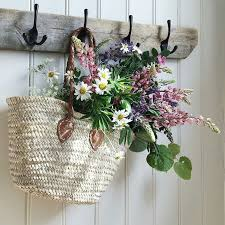
#> input picture lab5/flower.jpg, 225 x 225 px
$ python main.py
#> lines starting #> are read from the running program, lines starting #| are printed output that depends on the picture; after the words box and inside, x2 and y2 are one past the last pixel; in counts of white or black regions, pixels touching at a corner belong together
import cv2 as cv
import numpy as np

# 1.
img1 = cv.imread("flower.jpg")
#> img1 is the input picture: shape (225, 225, 3); mean B, G, R 148.8, 158.2, 158.4

# 2.1.
cv.rectangle(img1, (50, 50), (180, 150), (0, 255, 0), 1)

# 2.2.
cv.rectangle(img1, (50, 100), (200, 200), (255, 0, 0), 2)

# 2.3.
cv.putText(img1, "OpenCV Task", (30, 220), cv.FONT_HERSHEY_SIMPLEX, 0.6, (0, 0, 255), 1)

# 2.4.
cv.imshow("img1", img1)

# 3.
img2 = cv.cvtColor(img1, cv.COLOR_BGR2GRAY)

# 4.
img3 = cv.cvtColor(img1, cv.COLOR_BGR2LAB)
#> img3: shape (225, 225, 3); mean of channels 0, 1, 2 162.2, 128.6, 130.7

# 5.
img4 = img3[:, :, 0]
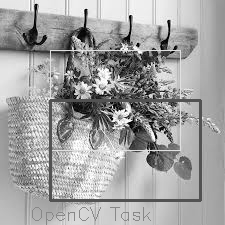
#> img4: shape (225, 225); min 0, max 255, mean 162.2

# 6.
cv.imshow("img2", img2)
cv.imshow("img4", img4)
cv.waitKey(500)

# 7. Безопасные вырезки
green_cut = img1[50:150, 30:180]
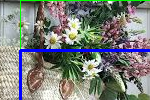
#> green_cut: shape (100, 150, 3); mean B, G, R 122.8, 127.5, 123.8
blue_cut = img1[100:200, 50:200]
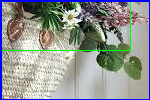
#> blue_cut: shape (100, 150, 3); mean B, G, R 146.2, 149.2, 145.2
img5 = np.vstack((green_cut, blue_cut))
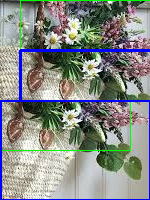
#> img5: shape (200, 150, 3); mean B, G, R 134.5, 138.4, 134.5
cv.imshow("img5", img5)

# 8.
img6 = img1 / 255.0

# 9.
img7 = (img6 * 255).astype(np.uint8)

# 10.
cv.imshow("img7", img7)
cv.imwrite("final_img.jpg", img7)

# 11.
h, w = img7.shape[:2]
#> h = 225; w = 225
resized = cv.resize(img7, (w * 2, h * 3))
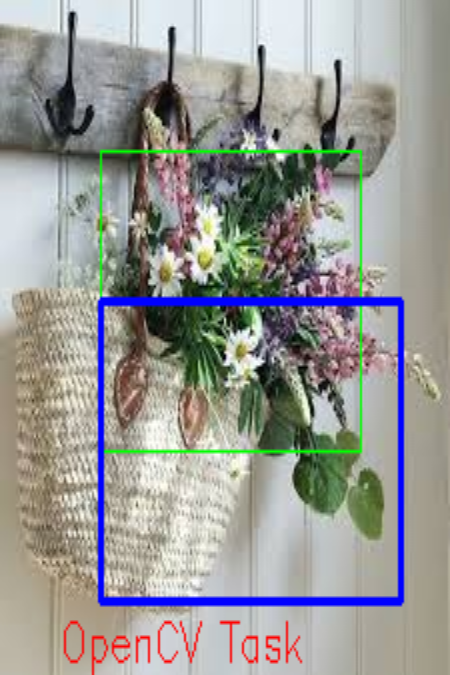
#> resized: shape (675, 450, 3); mean B, G, R 150, 153.5, 153
cv.imshow("resized", resized)

# 12.
img8 = cv.cvtColor(img3, cv.COLOR_LAB2BGR)
cv.imshow("img8", img8)

# 13.
pts = np.array([[80, 180], [110, 140], [140, 180], [110, 210]], np.int32).reshape((-1, 1, 2))
cv.polylines(img1, [pts], isClosed=True, color=(255, 255, 0), thickness=1)
cv.imshow("img1_poly", img1)

# 14.
res = cv.pointPolygonTest(pts, (110, 180), False)
print("Point inside polygon:", res > 0)

# 15.
def coords(event, x, y, flags, param):
    if event == cv.EVENT_MOUSEMOVE:
        print("Координати:", x, y)

cv.setMouseCallback("img1_poly", coords)

# 16.
cap = cv.VideoCapture("cat.mp4")
while cap.isOpened():
    ret, frame = cap.read()
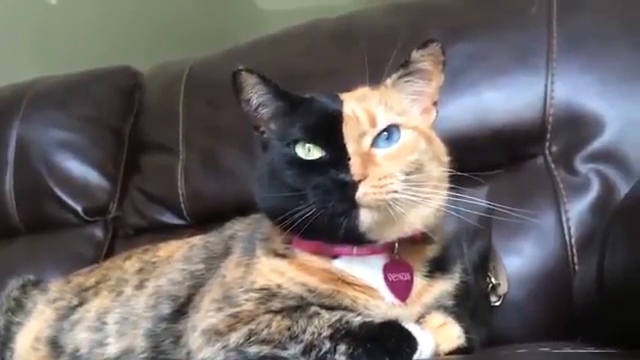
#> input picture frame 54 of lab5/cat.mp4, 640 x 360 px
#> frame is the input picture: shape (360, 640, 3); mean B, G, R 99.1, 100.5, 106.5
    if not ret:
        break
    cv.imshow("video", frame)
    if cv.waitKey(20) & 0xFF == ord('q'):
#> (key q is pressed here)
        break
cap.release()

# 17.
cap2 = cv.VideoCapture("cat.mp4")
while cap2.isOpened():
    ret, frame = cap2.read()
    if not ret:
        break
    cv.rectangle(frame, (100, 100), (200, 200), (0, 0, 255), 2)
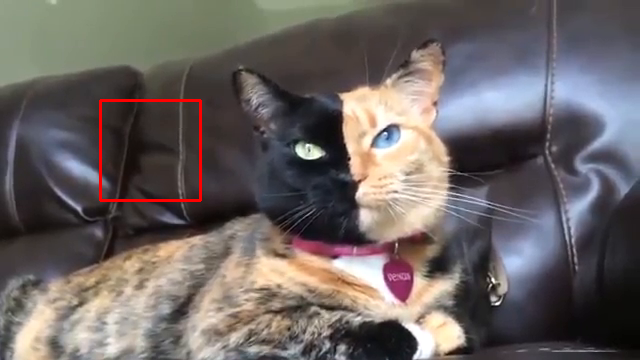
#> frame: shape (360, 640, 3); 0.52% of pixels changed, all inside (x1, y1, x2, y2) = (99, 99, 202, 202)
    cv.imshow("video_with_rect", frame)
    if cv.waitKey(20) & 0xFF == ord('q'):
#> (key q is pressed here)
        break
cap2.release()
cv.destroyAllWindows()
